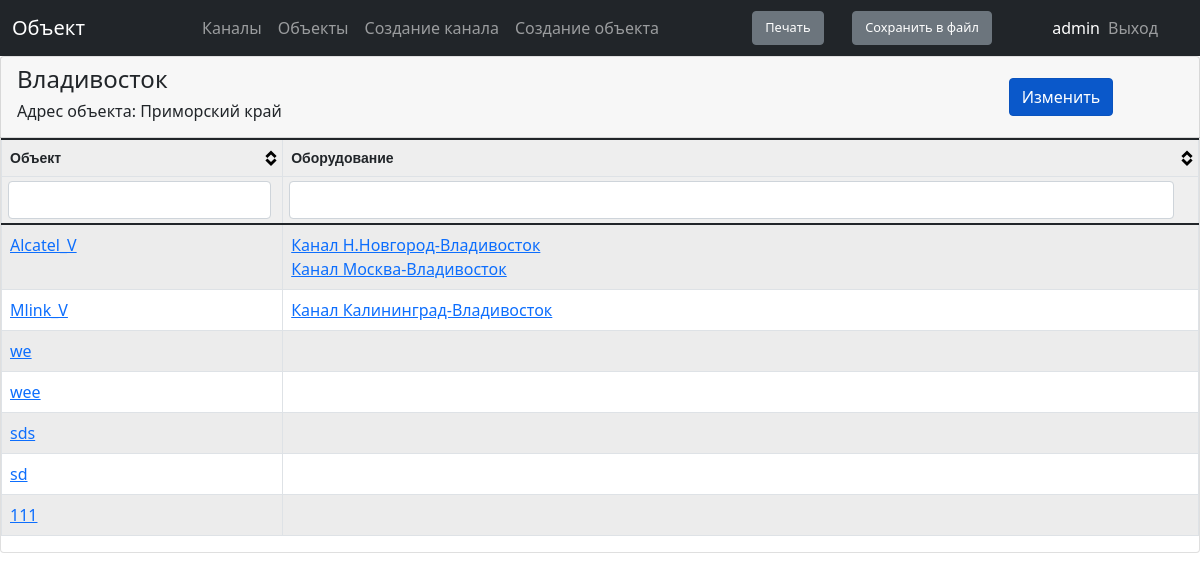
/scheme/61/location_detail_view (signed in), run on an earlier commit of the app's database.
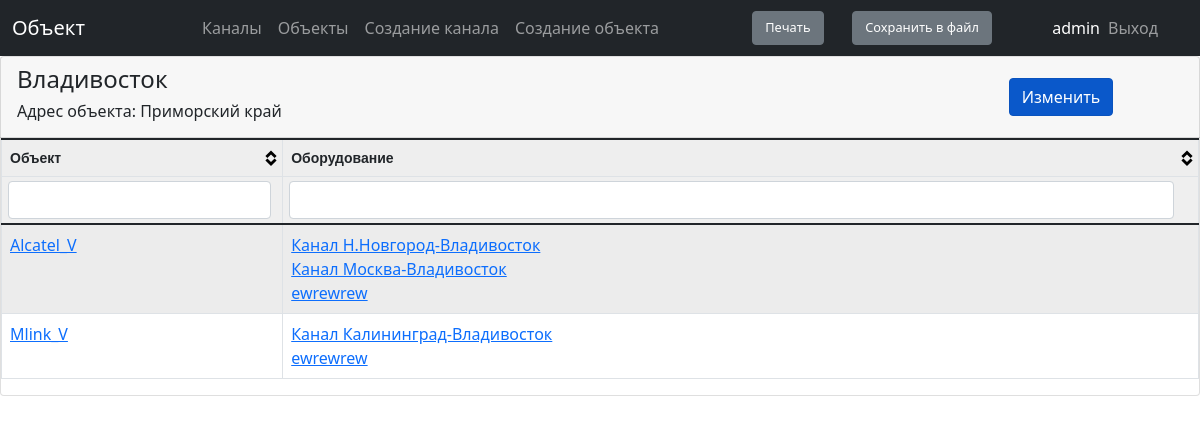
And on a later commit of the database.
### scheme/models.py (models this page shows, shortened)
class Equipment(models.Model):
    equipment = models.CharField(max_length=100, verbose_name='Оборудование')
    description = models.CharField(max_length=200, verbose_name='Описание', blank=True)
    locations_connect = models.ForeignKey('Locations', on_delete=models.PROTECT,
                        related_name='locationcon', verbose_name='Прохождение по оборудованию')
    class Meta:
        verbose_name = 'Оборудование'
        verbose_name_plural = 'Оборудование'

class Channels(models.Model):
    channel_name = models.CharField(max_length=300, unique=True, verbose_name='Наименование канала')
    object_a = models.CharField(max_length=100, verbose_name='Объект А')
    object_b = models.CharField(max_length=100, verbose_name='Объект Б')
    traffic = models.CharField(max_length=30, verbose_name='Трафик', blank=True)
    description = models.CharField(max_length=3000, verbose_name='Описание', blank=True)
    equipment_connect = models.ManyToManyField ('Equipment',
                        related_name='equipmentcon', verbose_name='Оборудование')
    class Meta:
            verbose_name = 'Канал'
            verbose_name_plural = 'Каналы'

### scheme/views.py (the view)
# urls.py: path('<int:pk>/location_detail_view', permission_required('scheme.view_locationdetailview')(views.LocationDetailView.as_view()), name='url_location_detail_view'),
class LocationDetailView(DetailView):
    model = Locations
    template_name = 'scheme/location_detail_view.html'
    context_object_name = 'location_detail'

### scheme/templates/scheme/location_detail_view.html (shortened to what this page needs)
{% extends 'main/index.html' %}
{% block title %} Объект {% endblock %}
{% block content %}
<div class="card">
    <div class="card-header row align-items-center">
        <div class="col-10 text-right">
            <h4>{{location_detail.location}}</h4>
            <h6>Адрес объекта: {{location_detail.address}}</h6>
        </div>
        <div class="col-2 align-items-start">
            <a href="{% url 'url_update_location' location_detail.id %}" class="btn btn-primary active" role="button" aria-pressed="true">Изменить</a>
        </div>
    </div>
        <table id='tblData'>
            <thead>
                <th>Объект</th>
                <th>Оборудование</th>
            </thead>
            <tbody>
                {%for loc in location_detail.locationcon.all%}
            <tr>
                <td><a href="{% url 'url_equipment_detail_view' loc.id %}" >{{loc.equipment}}</a></td>
                <td>{%for channel in loc.equipmentcon.all%}<a href="{% url 'url_channel_detail_view' channel.id %}" > {{ channel.channel_name}}</a><br>{% endfor %}</td>
            </tr>
            {%endfor%}
            </tbody>
        </table>
    </div>
{% endblock%}

What changed in the data, as far as the page shows it:
removed Equipment: equipment "we"
removed Equipment: equipment "wee"
removed Equipment: equipment "sds"
removed Equipment: equipment "sd"
removed Equipment: equipment "111"
added Channels: channel_name "ewrewrew"
